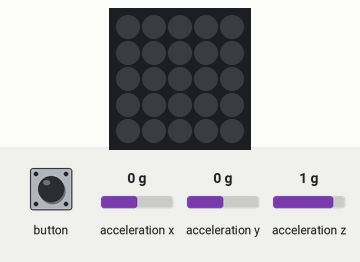
Recording of a sketch running on a simulated ESP32. On the bench: 5×5 RGB LED matrix (first LED top left, wired row by row). Inputs (shaded band) come from the test bench; at power-on: acceleration x 0 g, acceleration y 0 g, acceleration z 1 g. Dim RGB values are drawn brighter than linear; MIDI output is not drawn.

Above: at 1.2 s.
1.3 s: button pulsed LOW 2 times (0.12 s each, 0.3 s apart)
At 1.82 s:
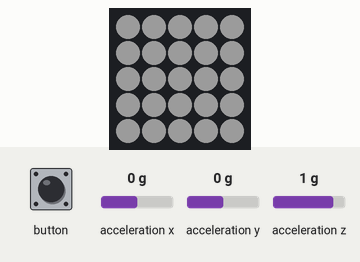
4.1 s: acceleration x set to -0.2 g
5.6 s: button pressed for 0.15 s
6.3 s: acceleration x set to -1.4 g
Timing chart, 0 to 8.8 s (numbered marks = the images above; inputs shaded):
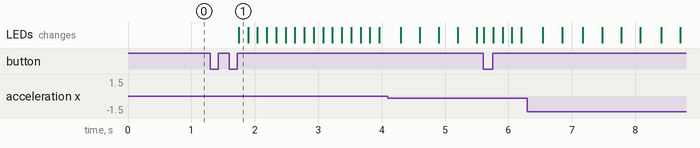

The sketch:

m5_clock_divider.ino
```cpp
#include "M5Atom.h"
#include <MIDI.h>

extern const unsigned char AtomImageData[375 + 2];

int currentClockMultiplier = 0;
float accX = 0, accY = 0, accZ = 0;
bool IMU6886Flag = false;
long lastUpdate;
long taps[8];
int tapIndex;
long tapTimer = 0;
bool isTapping = false;

// Clock calculation variables
long tempo = 0;
float interval = 0.0;
bool pulseOn = false;
long pulseCounter = 0; // MS counter for pulses

struct HairlessMidiSettings : public midi::DefaultSettings
{
   static const bool UseRunningStatus = false;
   static const long BaudRate = 115200;
};
MIDI_CREATE_CUSTOM_INSTANCE(HardwareSerial, Serial, MIDI, HairlessMidiSettings);

const unsigned char image_pulse[77]=
{
/* width  005 */ 0x05,
/* height 005 */ 0x05,
/* Line   000 */ 0xaa,0xaa,0xaa, 0xaa,0xaa,0xaa, 0xaa,0xaa,0xaa, 0xaa,0xaa,0xaa, 0xaa,0xaa,0xaa, //
/* Line   001 */ 0xaa,0xaa,0xaa, 0xaa,0xaa,0xaa, 0xaa,0xaa,0xaa, 0xaa,0xaa,0xaa, 0xaa,0xaa,0xaa, //
/* Line   002 */ 0xaa,0xaa,0xaa, 0xaa,0xaa,0xaa, 0xaa,0xaa,0xaa, 0xaa,0xaa,0xaa, 0xaa,0xaa,0xaa, //
/* Line   003 */ 0xaa,0xaa,0xaa, 0xaa,0xaa,0xaa, 0xaa,0xaa,0xaa, 0xaa,0xaa,0xaa, 0xaa,0xaa,0xaa, //
/* Line   004 */ 0xaa,0xaa,0xaa, 0xaa,0xaa,0xaa, 0xaa,0xaa,0xaa, 0xaa,0xaa,0xaa, 0xaa,0xaa,0xaa, //
};

const unsigned char image_off[77]=
{
/* width  005 */ 0x05,
/* height 005 */ 0x05,
/* Line   000 */ 0x00,0x00,0x00, 0x00,0x00,0x00, 0x00,0x00,0x00, 0x00,0x00,0x00, 0x00,0x00,0x00, //
/* Line   001 */ 0x00,0x00,0x00, 0x00,0x00,0x00, 0x00,0x00,0x00, 0x00,0x00,0x00, 0x00,0x00,0x00, //
/* Line   002 */ 0x00,0x00,0x00, 0x00,0x00,0x00, 0x00,0x00,0x00, 0x00,0x00,0x00, 0x00,0x00,0x00, //
/* Line   003 */ 0x00,0x00,0x00, 0x00,0x00,0x00, 0x00,0x00,0x00, 0x00,0x00,0x00, 0x00,0x00,0x00, //
/* Line   004 */ 0x00,0x00,0x00, 0x00,0x00,0x00, 0x00,0x00,0x00, 0x00,0x00,0x00, 0x00,0x00,0x00, //
};

void storeTap() {
  // This is our first tap
  if (!isTapping) {
    // Initialize the tap count variables
    tapTimer = millis();
    isTapping = true;
    tapIndex = 0;
    return;
  }

  long now = millis();
  taps[tapIndex] = now - tapTimer;
  tapTimer = now;

  tapIndex++;
  if (tapIndex == 8) {
    tapIndex = 7;
  }

  calculateIntervals();
}

void calculateIntervals() {
  long total = 0;

  for (int i = 0; i < tapIndex; i++) {
    total += taps[i];
  }

  // Get the tap average
  tempo = total / tapIndex;

  // Calculate 24 PPQN
  interval = tempo/24.0;
}

void setup()
{
    M5.begin(true, false, true);
    if (M5.IMU.Init() != 0)
        IMU6886Flag = false;
    else
        IMU6886Flag = true;
    delay(10);
    M5.dis.displaybuff((uint8_t *)image_off);

    MIDI.begin();
    MIDI.turnThruOff();
    Serial.begin(38400);

    lastUpdate = millis();
}

void loop()
{
    if (M5.Btn.wasPressed())
    {
      storeTap();
    }

    // Check accelerometer data
    M5.IMU.getAccelData(&accX, &accY, &accZ);
    int clockModifier = constrain(map(accX * 1000, -1000, 1000, -32, 32), -32, 32);

    // Check if it's time to send a pulse
    long now = millis();

    // Turn off the tap flag if it's been more than 10 seconds without a tap
    if (isTapping && now - tapTimer > 4000) {
      isTapping = false;
    }

    int calculatedInterval = interval;

    if (clockModifier > 0) {
      calculatedInterval = interval * clockModifier;
    } else if (clockModifier < 0) {
      calculatedInterval = interval / (clockModifier * -1);
    }

    if(now - lastUpdate >= calculatedInterval) {
      lastUpdate = now;

      if (interval > 0) {
        MIDI.sendClock();

        pulseCounter += 1;
        if (pulseCounter == 12) {
           pulseCounter = 0;
          if (pulseOn) {
            pulseOn = false;
            M5.dis.displaybuff((uint8_t *)image_off);
          } else {
            pulseOn = true;
            M5.dis.displaybuff((uint8_t *)image_pulse);
          }
        }
      }
    }

    M5.update();
    MIDI.read();
}
```

Measured:
- after the input at 1.3 s, the LEDs: change after 0.45 s (image 1)
